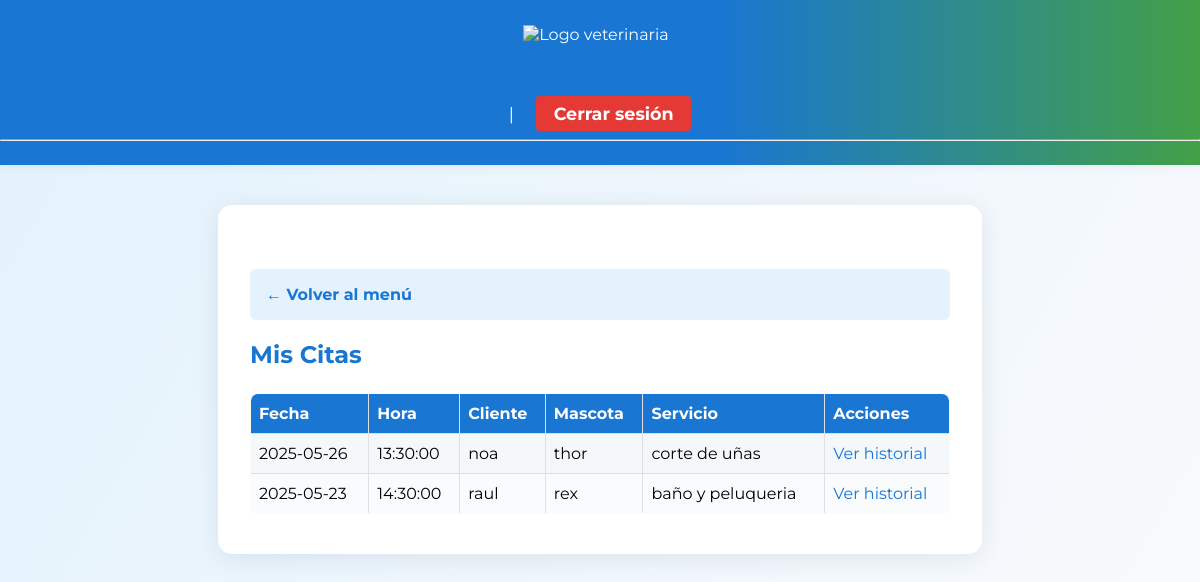
Screenshot of /my_appointments (signed in) with the database file from the repository.
### app/models.py (models this page shows)
class Appointment(db.Model):
    id = db.Column(db.Integer, primary_key=True)
    client_id = db.Column(db.Integer, db.ForeignKey('client.id'), nullable=False, index=True)
    pet_id = db.Column(db.Integer, db.ForeignKey('pet.id'), nullable=False, index=True)
    service_id = db.Column(db.Integer, db.ForeignKey('service.id'), nullable=False)
    vet_id = db.Column(db.Integer, db.ForeignKey('user.id'), nullable=False, index=True)
    date = db.Column(db.Date, nullable=False)
    time = db.Column(db.Time, nullable=False)
    status = db.Column(db.String(20), default='scheduled')  # scheduled, cancelled, completed
    paid = db.Column(db.Boolean, default=False)
    vet = db.relationship('User', backref='appointments', foreign_keys=[vet_id])
    clinical_histories = db.relationship('ClinicalHistory', backref='appointment', lazy=True)

class Client(db.Model):
    id = db.Column(db.Integer, primary_key=True)
    name = db.Column(db.String(120), nullable=False)
    phone = db.Column(db.String(20))
    email = db.Column(db.String(120))
    pets = db.relationship('Pet', backref='owner', lazy=True)
    appointments = db.relationship('Appointment', backref='client', lazy=True)

class Pet(db.Model):
    id = db.Column(db.Integer, primary_key=True)
    name = db.Column(db.String(50), nullable=False)
    species = db.Column(db.String(50), nullable=False)
    breed = db.Column(db.String(50))
    age = db.Column(db.Integer)
    client_id = db.Column(db.Integer, db.ForeignKey('client.id'), nullable=False, index=True)
    histories = db.relationship('ClinicalHistory', backref='pet', lazy=True)
    appointments = db.relationship('Appointment', backref='pet', lazy=True)

class Service(db.Model):
    id = db.Column(db.Integer, primary_key=True)
    name = db.Column(db.String(100), nullable=False)
    description = db.Column(db.String(255))
    price = db.Column(db.Float, nullable=False)
    attention_type = db.Column(db.String(20), nullable=False)  # 'inmediato' o 'cita'
    appointments = db.relationship('Appointment', backref='service', lazy=True)

### app/routes.py (the view)
@bp.route('/my_appointments')
@login_required
def my_appointments():
    if current_user.role != 'vet':
        flash('Acceso denegado.')
        return redirect(url_for('main.index'))
    appointments = Appointment.query.filter_by(vet_id=current_user.id).order_by(Appointment.date.desc(), Appointment.time.desc()).all()
    return render_template('my_appointments.html', appointments=appointments, show_back_menu=True)

### app/models.py (called while the page is built)
@login_manager.user_loader
def load_user(user_id):
    return User.query.get(int(user_id))

### app/templates/my_appointments.html (shortened to what this page needs)
{% extends "base.html" %}
{% block content %}
<h2>Mis Citas</h2>
<table border="1" cellpadding="5">
    <tr>
        <th>Fecha</th>
        <th>Hora</th>
        <th>Cliente</th>
        <th>Mascota</th>
        <th>Servicio</th>
        <th>Acciones</th>
    </tr>
    {% for appointment in appointments %}
    <tr>
        <td>{{ appointment.date }}</td>
        <td>{{ appointment.time }}</td>
        <td>{{ appointment.client.name }}</td>
        <td>{{ appointment.pet.name }}</td>
        <td>{{ appointment.service.name }}</td>
        <td>
            <a href="{{ url_for('main.history_pet', pet_id=appointment.pet.id) }}">Ver historial</a>
        </td>
    </tr>
    {% endfor %}
</table>
{% endblock %}

### app/templates/base.html (style rules this page uses)
body { font-family: 'Montserrat', Arial, sans-serif; background: linear-gradient(120deg, #e3f2fd 0%, #f8fafc 100%); margin: 0; padding: 0; }
h1, h2 { color: #1976d2; font-weight: 700; }
a { color: #1976d2; text-decoration: none; transition: color 0.2s; }
table { width: 100%; border-collapse: collapse; margin-top: 1.5em; background: #fafbfc; border-radius: 8px; overflow: hidden; }
th, td { border: 1px solid #e0e0e0; padding: 10px 8px; text-align: left; }
th { background: #1976d2; color: #fff; font-weight: 700; }
tr:nth-child(even) { background: #f4f8fb; }

### rows the page displays
Appointment: date "2025-05-26", time "13:30:00", client.name "noa", pet.name "thor", service.name "corte de uñas"
Appointment: date "2025-05-23", time "14:30:00", client.name "raul", pet.name "rex", service.name "baño y peluqueria"
